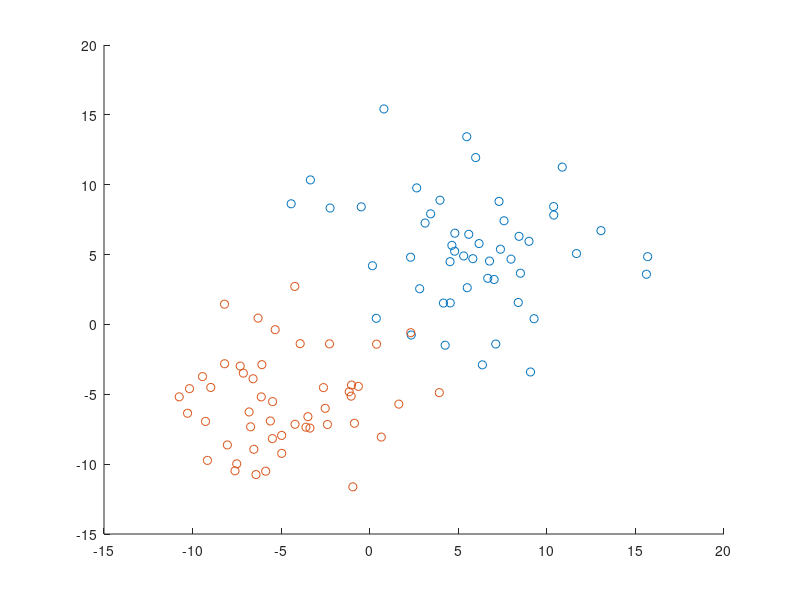

Reproduce this figure in MATLAB. (Note: this script raises an error after producing the figure.)
%--------------------------------------------------------------------------
%--------------------------------------------------------------------------
% 
%    MASTER OSS � UTT (Universit� de Technologie de Troyes)
%
%    UTN-Facultad Regional Buenos Aires
%
%    Master en Ciencias, Tecnolog�a y Salud (Master STS)
%
%    Especialidad: Optimizaci�n y Seguridad de Sistemas (OSS)
%
%                     A�o 2015
%
%--------------------------------------------------------------------------
%
%    Pattern Recognition (OS2)
%
%    Profesores:
%                Dr. Beauseroy
%                Dr. Tomassi
%               
%--------------------------------------------------------------------------
% Alumno: Martinez Garbino, Lucio Jose
% Fecha: 20/05/2015
%--------------------------------------------------------------------------
%
%--------------------------------------------------------------------------


clc       ;
clear     ;
fclose all;
close all ; 
close;


rng default;
NumFeatures = 2 ;

N_C1 = 50 ;
Xtrain_C1 =  5 + sqrt(20)*randn(NumFeatures,N_C1);
Ytrain_C1 =   1 *ones(1,size(Xtrain_C1,2));

N_C2 = 50 ;
Xtrain_C2 = -5 + sqrt(10)* randn(NumFeatures,N_C2);
Ytrain_C2 =  -1 *ones(1,size(Xtrain_C2,2));

Ntrain =  N_C1 + N_C2;


X_train = [Xtrain_C1 Xtrain_C2];
Y_train = [Ytrain_C1 Ytrain_C2];



figure;
scatter(X_train(1,1:end/2),X_train(2,1:end/2))
hold on;
scatter(X_train(1,end/2 +1 :end),X_train(2,end/2 +1 :end))
hold off;


Sigma = 3 ;


Max_x = max(X_train,[],2) ;
Min_x = min(X_train,[],2) ;

NumPoints_eje_x_1 = 25  ;
NumPoints_eje_x_2 = 25  ;
eje_x_a_1 = linspace(Min_x(1),Max_x(1),NumPoints_eje_x_1);
eje_x_a_2 = linspace(Min_x(2),Max_x(2),NumPoints_eje_x_2);


[grilla_X,grilla_Y] = meshgrid(eje_x_a_1,eje_x_a_2);

grilla_Z = zeros(numel(eje_x_a_1),numel(eje_x_a_2));


h1=waitbar(0,'Calculando');

NumIteraciones = NumPoints_eje_x_1 * NumPoints_eje_x_2;
CountIter = 0 ;

tic
for ix_1 = 1 : NumPoints_eje_x_1
    for ix_2 = 1 : NumPoints_eje_x_2              
        x_1_act = grilla_X(ix_1,ix_2);
        x_2_act = grilla_Y(ix_1,ix_2);
        X_test =  [x_1_act ; x_2_act];
        for i=1:Ntrain            
            [ Label ] = func_Parzen(X_train,Y_train,Sigma,X_test);            
            grilla_Z(ix_1,ix_2) = Label ;
        end  
       CountIter=CountIter+1;
       waitbar(CountIter/NumIteraciones);
    end
end
toc
close(h1);

figure;
pcolor(grilla_X,grilla_Y,grilla_Z)
hold on;
scatter(X_train(1,1:end/2),X_train(2,1:end/2),'+G')
scatter(X_train(1,end/2 +1 :end),X_train(2,end/2 +1 :end),'*Y')
hold off;
